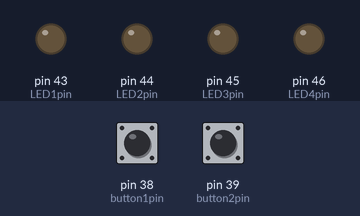
Bench run of a sketch on a simulated Arduino Mega 2560, built with avr-gcc and run on an emulated ATmega2560. On the bench: output pins drawn as LEDs (lit = HIGH). The inputs (shaded band) are chosen by the test bench; at power-on: pin 38 (button1pin) LOW, pin 39 (button2pin) LOW.

Above: at 1.2 s.
1.3 s: pin 38 (button1pin) pulled HIGH for 0.15 s
At 2.6 s:
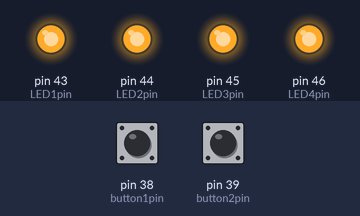
4.4 s: pin 39 (button2pin) pulled HIGH for 0.15 s
7.5 s: pin 38 (button1pin) pulled HIGH for 1 s
At 7.8 s:
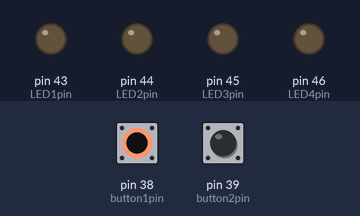
10.0 s: pin 38 (button1pin) pulled HIGH for 0.15 s
At 11.6 s:
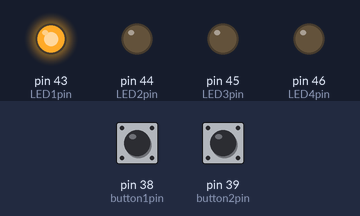
13.1 s: pin 38 (button1pin) pulled HIGH for 3.2 s
At 14.5 s:
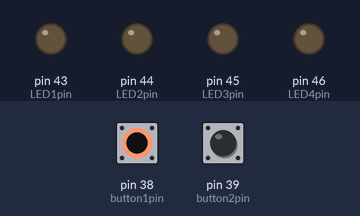
17.8 s: pin 38 (button1pin) pulled HIGH for 0.15 s
At 20.5 s:
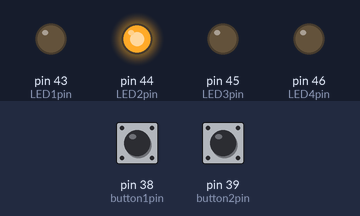
Timing chart, 0 to 21.9 s (numbered marks = the images above; inputs shaded):
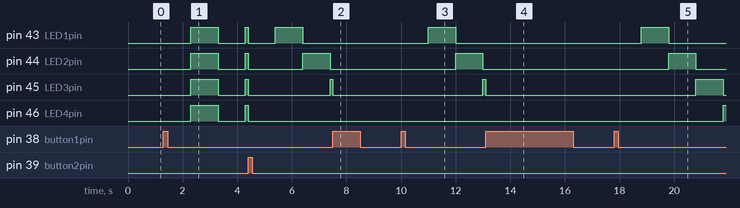

The sketch:

lab9.ino
```cpp
int LED1pin = 43;
int LED2pin = 44;
int LED3pin = 45;
int LED4pin = 46;
int button1pin = 38;
int button2pin = 39;

int lastButton1State = LOW;
int lastButton2State = LOW;
int systemOn = LOW;
int mode = 1;

unsigned long previousMillis = 0;
const long interval = 1000;
int sequenceIndex = 0;
int blinkState = LOW;

void setup() {
  pinMode(LED1pin, OUTPUT);
  pinMode(LED2pin, OUTPUT);
  pinMode(LED3pin, OUTPUT);
  pinMode(LED4pin, OUTPUT);
  pinMode(button1pin, INPUT);
  pinMode(button2pin, INPUT);
}

void allLedsOff() {
  digitalWrite(LED1pin, LOW);
  digitalWrite(LED2pin, LOW);
  digitalWrite(LED3pin, LOW);
  digitalWrite(LED4pin, LOW);
}

void loop() {
  int button1State = digitalRead(button1pin);
  int button2State = digitalRead(button2pin);

  if (button1State != lastButton1State) {
    lastButton1State = button1State;
    if (button1State == HIGH) {
      systemOn = (systemOn == HIGH) ? LOW : HIGH;
      allLedsOff();
      sequenceIndex = 0;
      blinkState = LOW;
      previousMillis = millis();
    }
  }

  if (button2State != lastButton2State) {
    lastButton2State = button2State;
    if (button2State == HIGH) {
      mode = mode + 1;
      if (mode > 3) mode = 1;
      allLedsOff();
      sequenceIndex = 0;
      blinkState = LOW;
      previousMillis = millis();
    }
  }

  if (systemOn == LOW) {
    allLedsOff();
    return;
  }

  unsigned long currentMillis = millis();
  if (currentMillis - previousMillis >= interval) {
    previousMillis = currentMillis;

    if (mode == 1) {
      blinkState = (blinkState == HIGH) ? LOW : HIGH;
      digitalWrite(LED1pin, blinkState);
      digitalWrite(LED2pin, blinkState);
      digitalWrite(LED3pin, blinkState);
      digitalWrite(LED4pin, blinkState);
    }
    else if (mode == 2) {
      allLedsOff();
      if (sequenceIndex == 0)      digitalWrite(LED1pin, HIGH);
      else if (sequenceIndex == 1) digitalWrite(LED2pin, HIGH);
      else if (sequenceIndex == 2) digitalWrite(LED3pin, HIGH);
      else if (sequenceIndex == 3) digitalWrite(LED4pin, HIGH);
      sequenceIndex = (sequenceIndex + 1) % 4;
    }
    else if (mode == 3) {
      allLedsOff();
      if (sequenceIndex == 0)      digitalWrite(LED4pin, HIGH);
      else if (sequenceIndex == 1) digitalWrite(LED3pin, HIGH);
      else if (sequenceIndex == 2) digitalWrite(LED2pin, HIGH);
      else if (sequenceIndex == 3) digitalWrite(LED1pin, HIGH);
      sequenceIndex = (sequenceIndex + 1) % 4;
    }
  }
}
```

Measured:
- after the input at 1.3 s, pin 43 (LED1pin), pin 44 (LED2pin), pin 45 (LED3pin), pin 46 (LED4pin): LOW → HIGH after 1.0 s, → LOW 1.0 s later, → HIGH 1.0 s later
- after the input at 7.5 s, pin 43 (LED1pin): stays LOW (without the input it goes to HIGH after 1.9 s); pin 45 (LED3pin): HIGH → LOW after 0.00 s instead of 0.90 s; pin 46 (LED4pin): stays LOW (without the input it goes to HIGH after 0.90 s)
- after the input at 10.0 s, pin 43 (LED1pin): LOW → HIGH after 1.0 s, → LOW 1.0 s later; pin 44 (LED2pin): LOW → HIGH after 2.0 s, → LOW 1.0 s later; pin 45 (LED3pin): LOW → HIGH after 3.0 s
- after the input at 13.1 s, pin 43 (LED1pin): stays LOW (without the input it goes to HIGH after 1.9 s); pin 44 (LED2pin): stays LOW (without the input it goes to HIGH after 2.9 s); pin 46 (LED4pin): stays LOW (without the input it goes to HIGH after 0.90 s)
- after the input at 17.8 s, pin 43 (LED1pin): LOW → HIGH after 1.0 s, → LOW 1.0 s later; pin 44 (LED2pin): LOW → HIGH after 2.0 s, → LOW 1.0 s later; pin 45 (LED3pin): LOW → HIGH after 3.0 s, → LOW 1.0 s later; pin 46 (LED4pin): LOW → HIGH after 4.0 s
